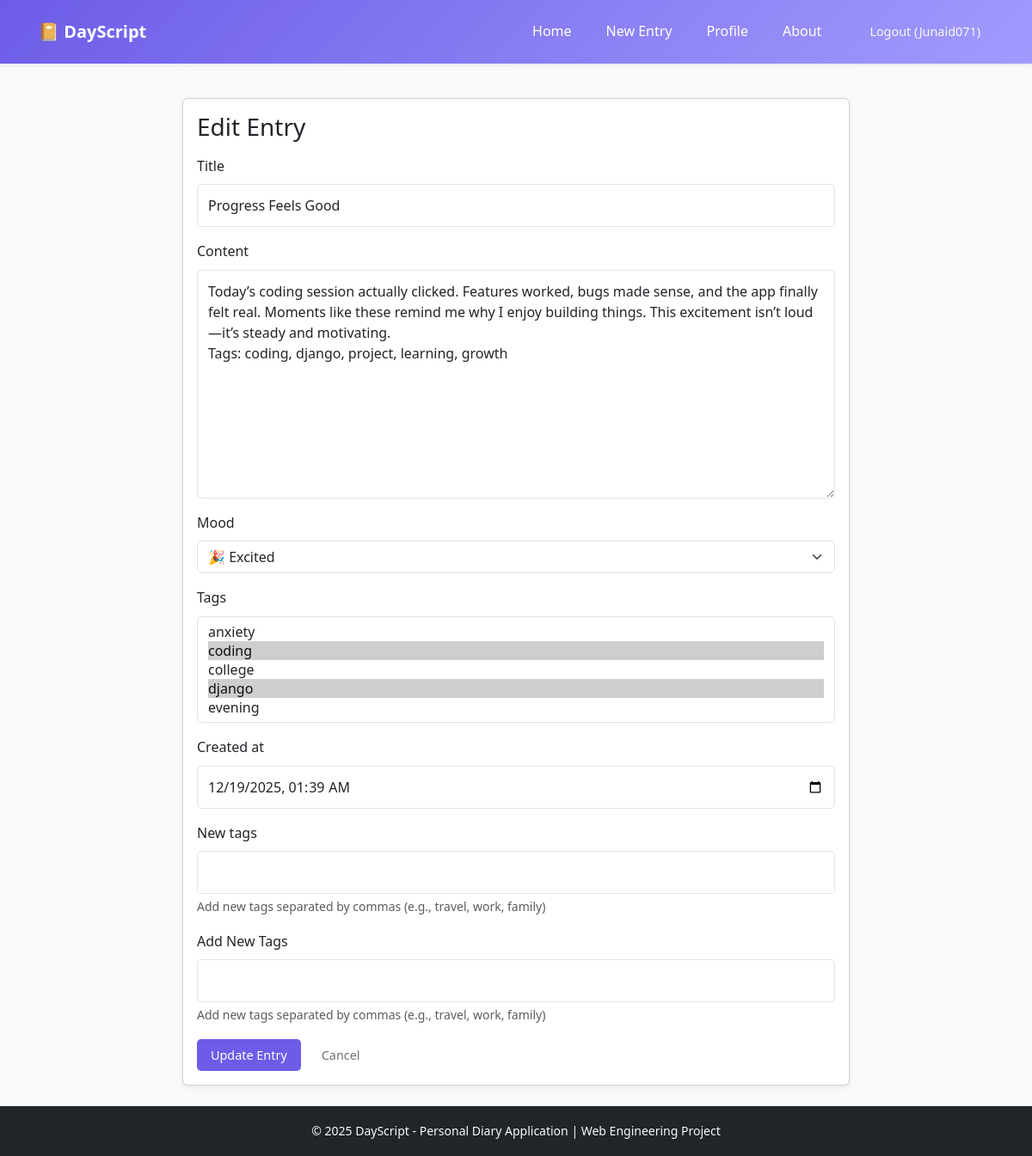
The page /entry/13/edit/ (signed in) on the database its author committed.
### diary/models.py (models this page shows, shortened)
class DiaryEntry(models. Model):
    MOOD_CHOICES = [
        ('happy', '😊 Happy'),
        ('sad', '😢 Sad'),
        ('neutral', '😐 Neutral'),
        ('excited', '🎉 Excited'),
        ('anxious', '😰 Anxious'),
        ('grateful', '🙏 Grateful'),
        ('angry', '😠 Angry'),
        ('peaceful', '😌 Peaceful'),
    ]
    user = models.ForeignKey(
        User,
        on_delete=models.CASCADE,
        related_name='diary_entries'
    )
    title = models.CharField(max_length=200)
    content = models.TextField()
    mood = models.CharField(
        max_length=20,
        choices=MOOD_CHOICES,
        default='neutral'
    )
    tags = models.ManyToManyField(
        Tag,
        blank=True,
        related_name='entries'
    )
    created_at = models.DateTimeField(default=timezone.now)
    updated_at = models.DateTimeField(auto_now=True)
    class Meta:
        ordering = ['-created_at']
        verbose_name = 'Diary Entry'
        verbose_name_plural = 'Diary Entries'

### diary/views.py (the view, shortened to what this page needs)
# urls.py: path('entry/<int:pk>/edit/', views.EntryUpdateView.as_view(), name='entry_update'),
class EntryUpdateView(LoginRequiredMixin, UserPassesTestMixin, UpdateView):
    model = DiaryEntry
    form_class = DiaryEntryForm
    template_name = 'diary/entry_form.html'
    success_url = reverse_lazy('home')
    def test_func(self):
        entry = self.get_object()
        return self.request.user == entry.user
    def get_context_data(self, **kwargs):
        context = super().get_context_data(**kwargs)
        context['form_title'] = 'Edit Entry'
        context['button_text'] = 'Update Entry'
        return context

### diary/models.py (called while the page is built)
    def __str__(self):
        return self.name

### diary/templates/diary/entry_form.html (shortened to what this page needs)
{% extends 'diary/base.html' %}
{% block content %}
<div class="row justify-content-center">
    <div class="col-lg-8 col-md-10">
        <div class="card shadow-sm">
            <div class="card-body">
                <h1 class="h3 mb-3">{{ form_title }}</h1>
                <form method="POST">
                    {% for field in form %}
                        <div class="mb-3">
                            <label class="form-label" for="{{ field.id_for_label }}">{{ field.label }}</label>
                            {{ field }}
                            {% if field.help_text %}<div class="form-text">{{ field.help_text }}</div>{% endif %}
                        </div>
                    {% endfor %}
                    <div class="mb-3">
                        <label class="form-label" for="id_new_tags">Add New Tags</label>
                        {{ form.new_tags }}
                        {% if form.new_tags.help_text %}<div class="form-text">{{ form.new_tags.help_text }}</div>{% endif %}
                    </div>
                    <div class="d-flex gap-2">
                        <button type="submit" class="btn btn-primary">{{ button_text }}</button>
                        <a href="{% url 'home' %}" class="btn btn-outline-secondary">Cancel</a>
                    </div>
                </form>
            </div>
        </div>
    </div>
</div>
{% endblock %}

### diary/templates/diary/base.html (shortened to what this page needs)
<!DOCTYPE html>
<html lang="en">
<head>
    {% load static %}
    <link href="https://cdn.jsdelivr.net/npm/bootstrap@5.3.3/dist/css/bootstrap.min.css" rel="stylesheet">
    <link rel="stylesheet" href="{% static 'css/style.css' %}">
</head>
<body class="bg-light">
    <nav class="navbar navbar-expand-lg navbar-dark bg-primary shadow-sm">
        <div class="container">
            <a class="navbar-brand fw-bold" href="{% url 'home' %}">📔 DayScript</a>
            <div class="collapse navbar-collapse justify-content-end" id="navbarNav">
                <div class="navbar-nav nav-links">
                    {% if user.is_authenticated %}
                        <a class="nav-link" href="{% url 'home' %}">Home</a>
                        <a class="nav-link" href="{% url 'entry_create' %}">New Entry</a>
                        <a class="nav-link" href="{% url 'profile' %}">Profile</a>
                        <a class="nav-link" href="{% url 'about' %}">About</a>
                        <form action="{% url 'logout' %}" method="post" class="d-inline logout-form ms-2">
                            <button type="submit" class="btn btn-sm btn-outline-light">Logout ({{ user.username }})</button>
                        </form>
                    {% else %}
                        <a class="nav-link" href="{% url 'home' %}">Home</a>
                        <a class="nav-link" href="{% url 'about' %}">About</a>
                        <a class="nav-link" href="{% url 'login' %}">Login</a>
                        <a class="nav-link" href="{% url 'register' %}">Register</a>
                    {% endif %}
                </div>
            </div>
        </div>
    </nav>
    <main class="container my-4">
        {% block content %}{% endblock %}
    </main>
    <footer class="footer bg-dark text-light py-3 mt-auto">
        <div class="container text-center">
            <small>&copy; 2025 DayScript - Personal Diary Application | Web Engineering Project</small>
        </div>
    </footer>
</body>
</html>

### static/css/style.css (style rules this page uses)
:root { --primary-color: #6c5ce7; --primary-dark: #5b4cdb; --secondary-color: #a29bfe; --accent-color: #fd79a8; --success-color: #00b894; --warning-color: #fdcb6e; --danger-color: #d63031; --dark-color: #2d3436; --light-color: #dfe6e9; --white: #ffffff; --background: #f8f9fa; --card-shadow: 0 2px 10px rgba(0, 0, 0, 0.1); --border-radius: 10px; }
* { margin: 0; padding: 0; box-sizing: border-box; }
body { font-family: 'Segoe UI', Tahoma, Geneva, Verdana, sans-serif; background-color: var(--background); color: var(--dark-color); line-height: 1.6; min-height: 100vh; display: flex; flex-direction: column; }
a { text-decoration: none; color: var(--primary-color); }
.navbar { background: linear-gradient(135deg, var(--primary-color), var(--secondary-color)); padding: 1rem 2rem; box-shadow: var(--card-shadow); }
.nav-links { display: flex; gap: 1. 5rem; }
.nav-links a { color: var(--white); font-weight: 500; transition: opacity 0.3s; }
.nav-links { display: flex; gap: 1.5rem; align-items: center; }
.logout-form { display: inline-block; }
.container { max-width: 1200px; margin: 0 auto; }
.btn { display: inline-block; padding: 0.5rem 1rem; border: none; border-radius: 5px; cursor: pointer; font-size: 0.9rem; font-weight: 500; transition: all 0.3s; text-align: center; }
.btn-primary { background-color: var(--primary-color); color: var(--white); }
.form-control { width: 100%; padding: 0.75rem; border: 1px solid var(--light-color); border-radius: 5px; font-size: 1rem; transition: border-color 0.3s; }
textarea.form-control { resize: vertical; min-height: 200px; }
.footer { background: var(--dark-color); color: var(--light-color); text-align: center; padding: 1. 5rem; margin-top: auto; }

### rows shown on the page
DiaryEntry: form "Progress Feels Good" "Today’s coding session actually clicked. Features worked, bugs made sense, and the app finally felt real. Moments like these remind me why I enjoy building things. This excitement isn’t loud—it’s steady and motivating. Tags: coding, django, project, learning, growth" "🎉 Excited" "12/19/2025 01:39"

### other values the page prints
{{ user.username }} "Junaid071"
{{ field.label }} "Title" "Content" "Mood" "Tags" "Created at" "New tags"
{{ field.help_text }} "Add new tags separated by commas (e.g., travel, work, family)"
{{ button_text }} "Update Entry"
